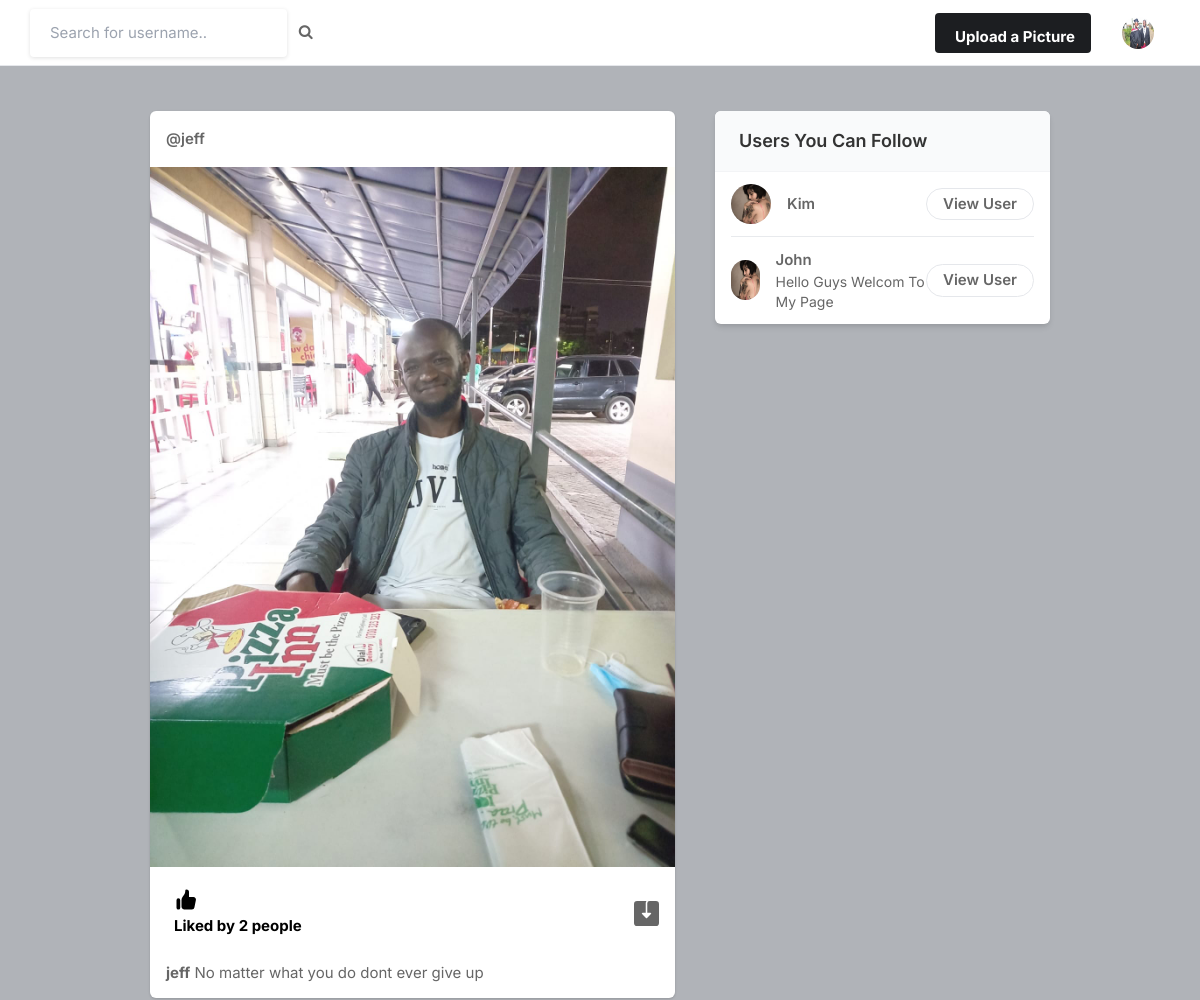
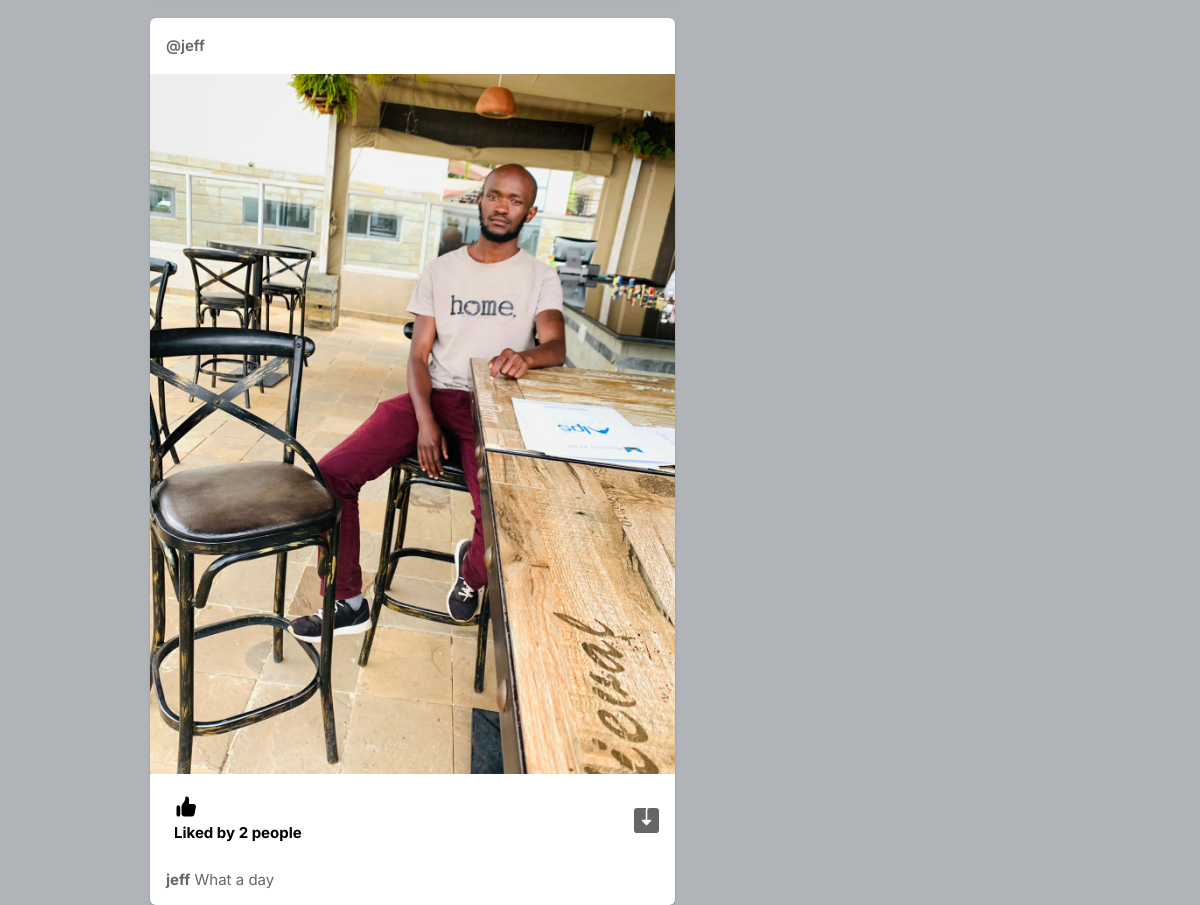
Screenshot of / (signed in) with the database file from the repository (2 pictures, top to bottom).
### socialapp/models.py (models this page shows, shortened)
class Profile(models.Model):
    user = models.ForeignKey(User, on_delete=models.CASCADE)
    id_user = models.IntegerField()
    bio = models.TextField(blank=True)
    profileimg = models.ImageField(upload_to='profile_images', default='photo4.jpg')
    location = models.CharField(max_length=100, blank=True)

class Post(models.Model):
    id = models.UUIDField(primary_key=True, default=uuid.uuid4)
    user = models.CharField(max_length=100)
    image = models.ImageField(upload_to='post_images')
    caption = models.TextField()
    created_at = models.DateTimeField(default=datetime.now)
    no_of_likes = models.IntegerField(default=0)

### socialapp/views.py (the view)
# urls.py: path('', views.index, name='index'),
@login_required(login_url='signin')
def index(request):
    user_object = User.objects.get(username=request.user.username)
    user_profile = Profile.objects.get(user=user_object)
    user_following_list = []
    feed = []
    user_following = FollowerCount.objects.filter(follower=request.user.username)
    for users in user_following:
        user_following_list.append(users.user)
    for usernames in user_following_list:
        feed_lists = Post.objects.filter(user=usernames)
        feed.append(feed_lists)
    feed_list = list(chain(*feed))
    all_users = User.objects.all()
    user_following_all = []
    for user in user_following:
        user_list = User.objects.get(username=user.user)
        user_following_all.append(user_list)
    new_suggestion_list = [x for x in list(all_users) if (x not in list(user_following_all))]
    current_user = User.objects.filter(username=request.user.username)
    final_suggestion_list = [x for x in list(new_suggestion_list) if (x not in list(current_user))]
    random.shuffle(final_suggestion_list)
    username_profile = []
    username_profile_list =[]
    for users in final_suggestion_list:
        username_profile.append(users.id)
    for ids in username_profile:
        profile_lists = Profile.objects.filter(id_user=ids)
        username_profile_list.append(profile_lists)
    suggestion_username_profile_list = list(chain(*username_profile_list))
    posts = Post.objects.all()
    return render (request, 'index.html', {'user_profile':user_profile, 'posts': feed_list, 'suggestion_username_profile_list':suggestion_username_profile_list[:4]})

### Template/index.html (shortened to what this page needs)
{% load static %}
<!DOCTYPE html>
<html lang="en">
<head>
    <link rel="stylesheet" href="{% static 'assets/css/icons.css' %}">
    <link rel="stylesheet" href="{% static 'assets/css/uikit.css' %}">
    <link rel="stylesheet" href="{% static 'assets/css/style.css' %}">
    <link rel="stylesheet" href="{% static 'assets/css/tailwind.css' %}">
    <link rel="stylesheet" href="https://cdnjs.cloudflare.com/ajax/libs/font-awesome/4.7.0/css/font-awesome.min.css">
</head>
<body>
            <header>
                <div class="header_inner">
                    <form action="/search" method="POST">
                    <div class="left-side">
                            <input type="text" name="username" placeholder="Search for username..">&nbsp; &nbsp;
                            <button type="submit"><i class="fa fa-search fa-1x"></i></button>
                    </div>
                    </form>
                    <div class="right-side lg:pr-4">
                        <a href="#"
                            class="bg-pink-500 flex font-bold hidden hover:bg-pink-600 hover:text-white inline-block items-center lg:block max-h-10 mr-4 px-4 py-2 rounded shado text-white">
                              Upload a Picture
                        </a>
                        <a href="#">
                            <img src="{{user_profile.profileimg.url}}" class="header-avatar" alt="">
                        </a>
                    </div>
                </div>
            </header>
            <div class="container m-auto">
                <div class="lg:flex justify-center lg:space-x-10 lg:space-y-0 space-y-5">
                    <div class="space-y-5 flex-shrink-0 lg:w-7/12">
                        {% for post in posts reversed %}
                        <div class="bg-white shadow rounded-md  -mx-2 lg:mx-0">
                            <div class="flex justify-between items-center px-4 py-3">
                                <div class="flex flex-1 items-center space-x-4">
                                    <span class="block font-semibold "><a href="/profile/{{post.user}}">@{{post.user}}</a></span>
                                </div>
                              <div>
                                <a href="#"> <i class="icon-feather-more-horizontal text-2xl hover:bg-gray-200 rounded-full p-2 transition -mr-1 "></i> </a>
                              </div>
                            </div>
                            <div uk-lightbox>
                                <a href="{{post.image.url}}">
                                    <img src="{{post.image.url}}" alt="">
                                </a>
                            </div>
                            <div class="py-3 px-4 space-y-3">
                                <div class="flex space-x-4 lg:font-bold">
                                    <a href="/like-post?post_id={{post.id}}" class="flex items-center space-x-2">
                                        <div class="p-2 rounded-full text-black">
                                            {% if post.no_of_likes == 0 %}
                                            <p>No likes</p>
                                            {% elif post.no_of_likes == 1 %}
                                            <p>Liked by {{post.no_of_likes}} person</p>
                                            {% else %}
                                            <p>Liked by {{post.no_of_likes}} people</p>
                                            {% endif %}
                                        </div>
                                    </a>
                                    <a href="{{post.image.url}}" class="flex items-center space-x-2 flex-1 justify-end" download>
                                    </a>
                                </div>
                                <p>
                                    <a href="/profile/{{post.user}}"><strong>{{post.user}}</strong></a> {{post.caption}}
                                </p>
                            </div>
                        </div>
                        {% endfor %}
                    </div>
                    <div class="lg:w-5/12">
                        <div class="bg-white  shadow-md rounded-md overflow-hidden">
                            <div class="bg-gray-50  border-b border-gray-100 flex items-baseline justify-between py-4 px-6 ">
                                <h2 class="font-semibold text-lg">Users You Can Follow</h2>
                            </div>
                            <div class="divide-gray-300 divide-gray-50 divide-opacity-50 divide-y px-4 ">
                                {% for suggestion in suggestion_username_profile_list %}
                                <div class="flex items-center justify-between py-3">
                                    <div class="flex flex-1 items-center space-x-4">
                                        <a href="/profile/{{suggestion.user}}">
                                            <img src="{{suggestion.profileimg.url}}" class="bg-gray-200 rounded-full w-10 h-10">
                                        </a>
                                        <div class="flex flex-col">
                                            <span class="block capitalize font-semibold"> {{suggestion.user}} </span>
                                            <span class="block capitalize text-sm"> {{suggestion.bio}} </span>
                                        </div>
                                    </div>
                                    <a href="/profile/{{suggestion.user}}" class="border border-gray-200 font-semibold px-4 py-1 rounded-full hover:bg-pink-600 hover:text-white hover:border-pink-600 "> View User </a>
                                </div>
                                {% endfor %}
                            </div>
                        </div>
                    </div>
                </div>
            </div>
</body>
</html>

### static/assets/css/style.css (style rules this page uses)
body { background-color: #B0B3B8!important; }
button { vertical-align: middle; }
input { height: 48px; line-height: 48px; padding: 0 20px; outline: none; font-size: 15px; color: #808080; max-width: 100%; width: 100%; -webkit-box-sizing: border-box; box-sizing: border-box; display: block; font-weight: 400; opacity: 1; border-radius: 4px; border: none; -webkit-box-shadow: 0 1px 4px 0px rgba(0, 0, 0, 0.12); box-shadow: 0 1px 4px 0px rgba(0, 0, 0, 0.12); }
input[type="text"], input[type="password"], input[type="email"], input[type="number"] { height: 48px; line-height: 48px; padding: 0 20px; outline: none; font-size: 15px; color: #808080; max-width: 100%; width: 100%; -webkit-box-sizing: border-box; box-sizing: border-box; display: block; font-weight: 400; opacity: 1; border-radius: 4px; border: none; -webkit-box-shadow: 0 1px 4px 0px rgba(0, 0, 0, 0.12); box-shadow: 0 1px 4px 0px rgba(0, 0, 0, 0.12); }
input { -webkit-transition: all 0.1s ease-in-out; transition: all 0.1s ease-in-out; }
::placeholder { color: #808080; opacity: 1; }
button { border: none; margin: 0; padding: 0; width: auto; overflow: visible; background: transparent; color: inherit; font: inherit; line-height: normal; cursor: pointer; }
a { color: #be185d; -webkit-transition: 0.3s; transition: 0.3s; outline: none !important; }
button { outline: none !important; }
img { max-width: 100%; }
body { color: #666; font-size: 15px; line-height: 27px; background-color: #f0f2f5; font-family: "Inter", sans-serif; text-transform: none; }
body p { font-size: 15px; line-height: 27px; }
h1, h2, h3, h4, h5, h6 { font-family: "Inter", sans-serif; text-transform: none; }
input[type="text"], input[type="password"], input[type="email"] { font-family: "Inter", sans-serif; text-transform: none; }
button, body .pac-container { font-family: "Inter", sans-serif; text-transform: none; }
h1, h2, h3, h4, h5, h6 { color: #333; font-weight: 500; margin: 0; padding: 0; }
h2 { font-size: 26px; }
b, strong { font-weight: 700 !important; }
@media (min-width: 1024px) { .container { max-width: 900px !important; padding-top: 45px; } }
header { background-color: #fff; left: 0; right: 0; top: 0; z-index: 99; height: 66px; display: -webkit-box; display: -ms-flexbox; display: flex; -webkit-box-align: center; -ms-flex-align: center; align-items: center; border-bottom: 1px solid #e5e7eb; }
header .header_inner { display: -webkit-box; display: -ms-flexbox; display: flex; -webkit-box-align: center; -ms-flex-align: center; align-items: center; max-width: 1090px; margin: auto; width: 100%; max-width: 100% !important; padding: 0 30px; }
header .header_inner .left-side { display: -webkit-box; display: -ms-flexbox; display: flex; -webkit-box-align: center; -ms-flex-align: center; align-items: center; }
header .header_inner .right-side { display: -webkit-box; display: -ms-flexbox; display: flex; -webkit-box-align: center; -ms-flex-align: center; align-items: center; -webkit-box-pack: end; -ms-flex-pack: end; justify-content: flex-end; margin-left: auto; }
header .header_inner .right-side .header-avatar { width: 32px; height: 32px; border-radius: 100%; margin-left: 15px; }

### rows the page displays
Profile: profileimg (picture)
Post: user "jeff", image (picture), no_of_likes "2", caption "No matter what you do dont ever give up"
Post: user "jeff", image (picture), no_of_likes "2", caption "What a day"
Profile: profileimg (picture), user "Kim"
Profile: profileimg (picture), user "John", bio "Hello Guys Welcom To My Page"
